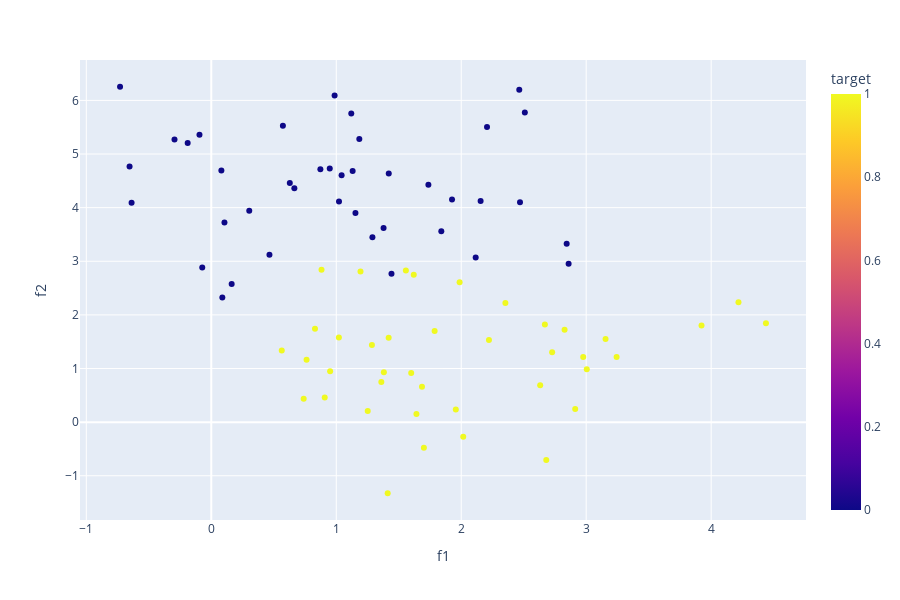

Notebook source saved alongside this figure:
### Code cell
fig = px.scatter(df_train, x="f1", y="f2", color="target")
fig.show()
